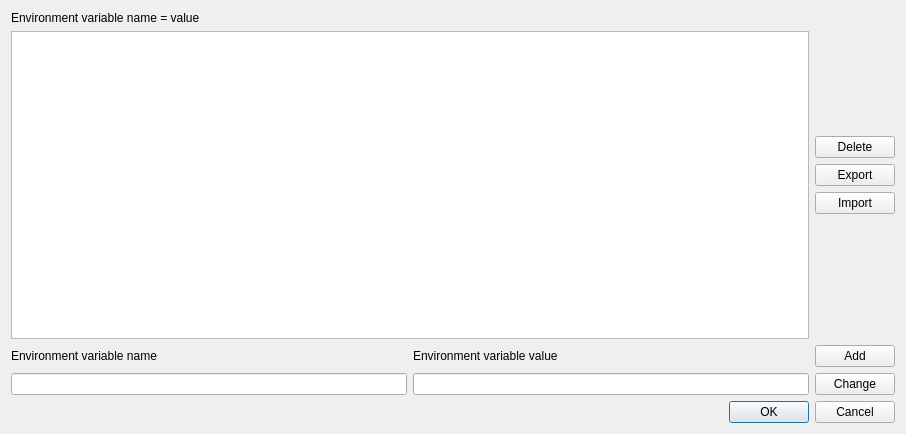
<?xml version="1.0" encoding="UTF-8"?>
<ui version="4.0">
 <class>UserDefinedEnvironmentVariableDialog</class>
 <widget class="QDialog" name="UserDefinedEnvironmentVariableDialog">
  <property name="geometry">
   <rect>
    <x>0</x>
    <y>0</y>
    <width>906</width>
    <height>434</height>
   </rect>
  </property>
  <property name="windowTitle">
   <string>User defined environment variables</string>
  </property>
  <property name="windowIcon">
   <iconset>
    <normaloff>:/Icons/car.png</normaloff>:/Icons/car.png</iconset>
  </property>
  <layout class="QVBoxLayout" name="verticalLayout_3">
   <item>
    <layout class="QHBoxLayout" name="horizontalLayout_2">
     <item>
      <layout class="QVBoxLayout" name="verticalLayout_5">
       <item>
        <widget class="QLabel" name="label">
         <property name="text">
          <string>Environment variable name = value</string>
         </property>
        </widget>
       </item>
       <item>
        <widget class="QListWidget" name="listWidgetEnvironmentVariables">
         <property name="selectionMode">
          <enum>QAbstractItemView::ExtendedSelection</enum>
         </property>
        </widget>
       </item>
      </layout>
     </item>
     <item>
      <layout class="QVBoxLayout" name="verticalLayout_4">
       <item>
        <spacer name="verticalSpacer_2">
         <property name="orientation">
          <enum>Qt::Vertical</enum>
         </property>
         <property name="sizeHint" stdset="0">
          <size>
           <width>20</width>
           <height>40</height>
          </size>
         </property>
        </spacer>
       </item>
       <item>
        <widget class="QPushButton" name="pushButtonDelete">
         <property name="text">
          <string>Delete</string>
         </property>
        </widget>
       </item>
       <item>
        <widget class="QPushButton" name="pushButtonExport">
         <property name="text">
          <string>Export</string>
         </property>
        </widget>
       </item>
       <item>
        <widget class="QPushButton" name="pushButtonImport">
         <property name="text">
          <string>Import</string>
         </property>
        </widget>
       </item>
       <item>
        <spacer name="verticalSpacer">
         <property name="orientation">
          <enum>Qt::Vertical</enum>
         </property>
         <property name="sizeHint" stdset="0">
          <size>
           <width>20</width>
           <height>40</height>
          </size>
         </property>
        </spacer>
       </item>
      </layout>
     </item>
    </layout>
   </item>
   <item>
    <layout class="QHBoxLayout" name="horizontalLayout_4">
     <item>
      <layout class="QHBoxLayout" name="horizontalLayout">
       <item>
        <layout class="QVBoxLayout" name="verticalLayout">
         <item>
          <widget class="QLabel" name="label_2">
           <property name="text">
            <string>Environment variable name</string>
           </property>
          </widget>
         </item>
         <item>
          <widget class="QLineEdit" name="lineEditName"/>
         </item>
        </layout>
       </item>
       <item>
        <layout class="QVBoxLayout" name="verticalLayout_2">
         <item>
          <widget class="QLabel" name="label_3">
           <property name="text">
            <string>Environment variable value</string>
           </property>
          </widget>
         </item>
         <item>
          <widget class="QLineEdit" name="lineEditValue"/>
         </item>
        </layout>
       </item>
      </layout>
     </item>
     <item>
      <layout class="QVBoxLayout" name="verticalLayout_6">
       <item>
        <widget class="QPushButton" name="pushButtonAdd">
         <property name="maximumSize">
          <size>
           <width>16777215</width>
           <height>16777215</height>
          </size>
         </property>
         <property name="text">
          <string>Add</string>
         </property>
        </widget>
       </item>
       <item>
        <widget class="QPushButton" name="pushButtonChange">
         <property name="text">
          <string>Change</string>
         </property>
        </widget>
       </item>
      </layout>
     </item>
    </layout>
   </item>
   <item>
    <widget class="QDialogButtonBox" name="buttonBox">
     <property name="orientation">
      <enum>Qt::Horizontal</enum>
     </property>
     <property name="standardButtons">
      <set>QDialogButtonBox::Cancel|QDialogButtonBox::Ok</set>
     </property>
    </widget>
   </item>
  </layout>
 </widget>
 <resources/>
 <connections>
  <connection>
   <sender>buttonBox</sender>
   <signal>accepted()</signal>
   <receiver>UserDefinedEnvironmentVariableDialog</receiver>
   <slot>accept()</slot>
   <hints>
    <hint type="sourcelabel">
     <x>248</x>
     <y>254</y>
    </hint>
    <hint type="destinationlabel">
     <x>157</x>
     <y>274</y>
    </hint>
   </hints>
  </connection>
  <connection>
   <sender>buttonBox</sender>
   <signal>rejected()</signal>
   <receiver>UserDefinedEnvironmentVariableDialog</receiver>
   <slot>reject()</slot>
   <hints>
    <hint type="sourcelabel">
     <x>316</x>
     <y>260</y>
    </hint>
    <hint type="destinationlabel">
     <x>286</x>
     <y>274</y>
    </hint>
   </hints>
  </connection>
 </connections>
</ui>
